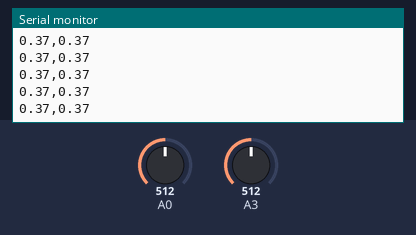
The sketch below on a simulated Arduino Uno, built with avr-gcc and run on an emulated ATmega328P. On the bench: the last lines printed to the serial monitor. Inputs (shaded band) come from the test bench; at power-on: A0 = 512, A3 = 512.

Above: at 1.2 s.
1.3 s: A0 set to 716
At 2.3 s:
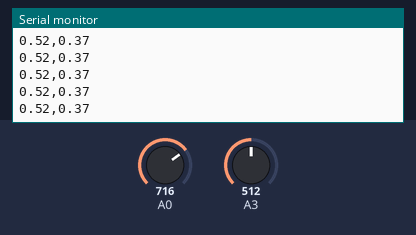
2.8 s: A3 set to 716
At 3.5 s:
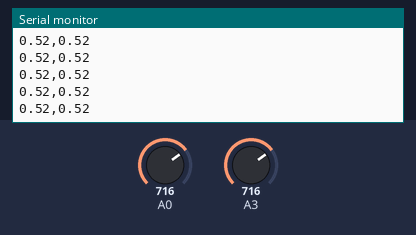
4.3 s: A0 set to 900
At 5.0 s:
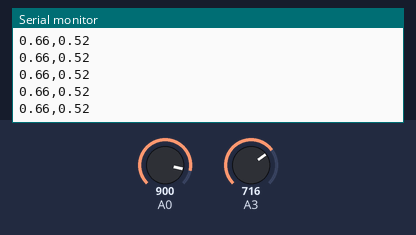
5.8 s: A3 set to 900
At 6.9 s:
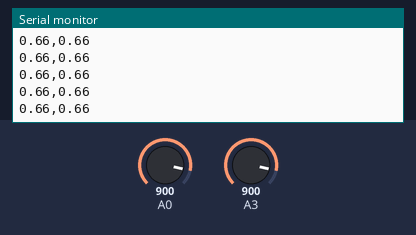
Timing chart, 0 to 8.3 s (numbered marks = the images above; inputs shaded):
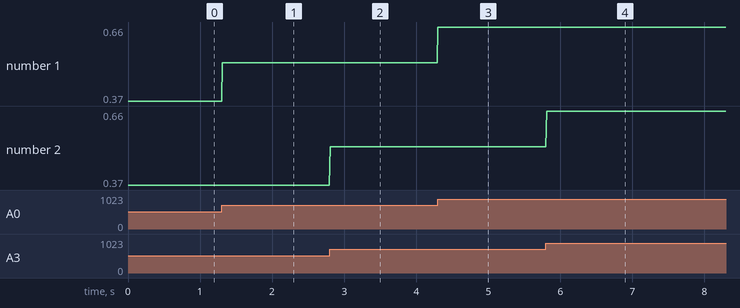

The sketch:

ESP32_dos_ADC.ino
```cpp
/*
Este programa permite la lectura de un canal convertidor analógico-digital (ADC)
de una tarjeta Arduino, basada en el ejemplo incluido en la IDE oficial Arduino
*/
//Inicialización general
void setup() {
  // Inicialización del puerto serie por defecto a 115200 bauds
  Serial.begin(115200);
}
// Lazo de ejecución constante
void loop() {
   // Lectura del canal analógico 0
  int lectura1 = analogRead(A0);
  // Lectura del canal analógico 3
  int lectura2 = analogRead(A3);
   // Se convierte la lectura digital a su equivalente analógico
  //float voltaje1 = lectura1 * (3.0 / 1024.0);
   //float voltaje2 = lectura2 * (3.0 / 1024.0);
  //Descomentar estas líneas para
  //tarjetas arduino de 8 bits: arduino UNO, Mega, Nano, leonardo, micro
  float voltaje1 = lectura1 * (3.0 / 4096.0);
  float voltaje2 = lectura2 * (3.0 / 4096.0);

  Serial.print(voltaje1);
  Serial.print(",");
  Serial.println(voltaje2);
  delay(10);
}
```

Measured:
- after the input at 1.3 s, the serial monitor: prints a new line at once (image 1)
- after the input at 2.8 s, the serial monitor: prints a new line at once (image 2)
- after the input at 4.3 s, the serial monitor: prints a new line at once (image 3)
- after the input at 5.8 s, the serial monitor: prints a new line at once (image 4)
- plotted number 1: 0.37 → 0.52 after the input at 1.3 s, 0.52 → 0.66 after the input at 4.3 s
